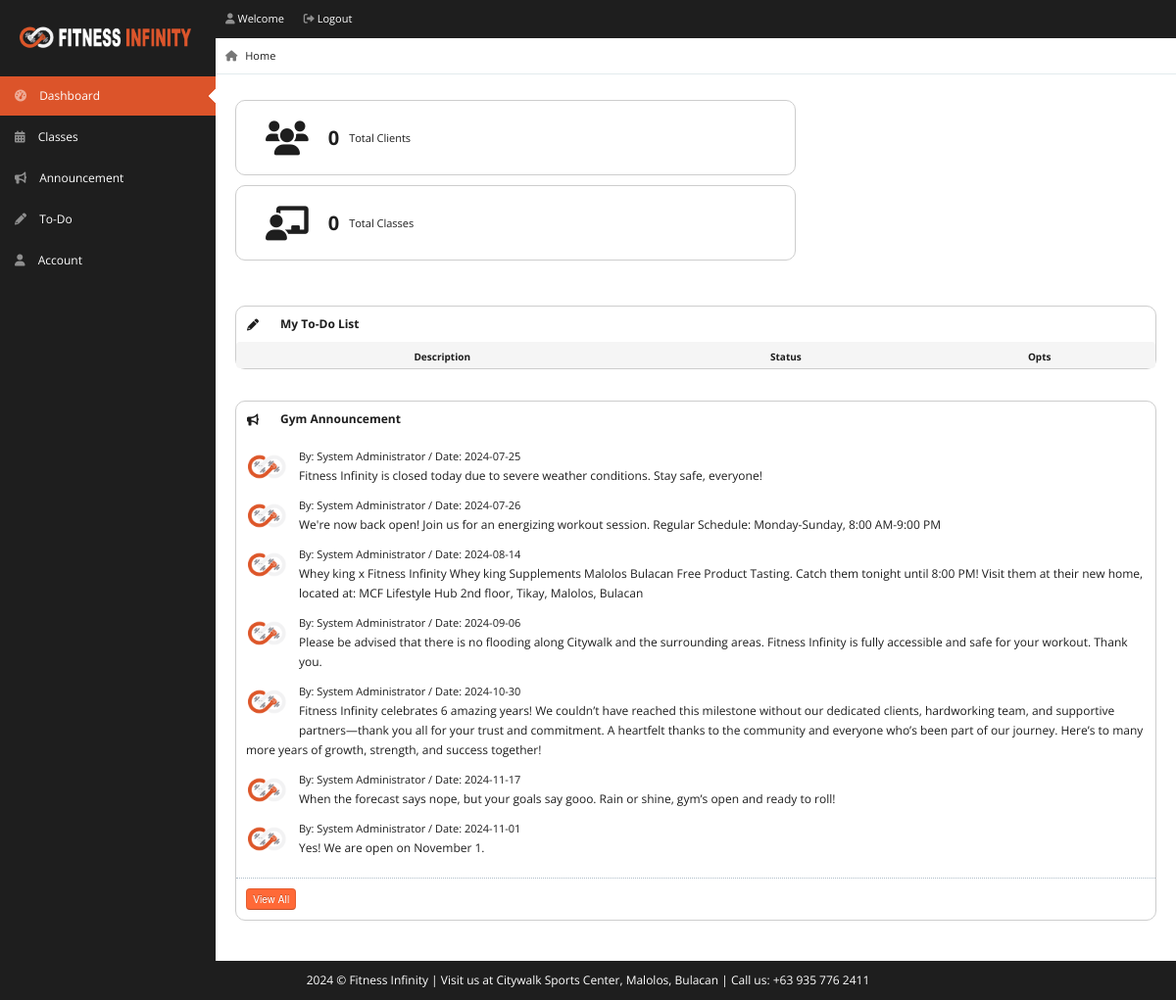
The app's page /pages/trainer/index.php (signed in) with its own data.
### tables this page shows
CREATE TABLE `announcements` (
  `id` int(11) NOT NULL,
  `message` varchar(800) NOT NULL,
  `date` date NOT NULL
);

### pages/trainer/index.php (the view, shortened to what this page needs)
<!DOCTYPE html>
<html lang="en">
<head>
    <link rel="stylesheet" href="../../css/bootstrap.min.css" />
    <link rel="stylesheet" href="../../css/bootstrap-responsive.min.css" />
    <link rel="stylesheet" href="../../css/fullcalendar.css" />
    <link rel="stylesheet" href="../../css/matrix-style.css" />
    <link rel="stylesheet" href="../../css/matrix-media.css" />
    <link rel="stylesheet" href="../../css/jquery.gritter.css" />
    <link rel="stylesheet" href="https://cdnjs.cloudflare.com/ajax/libs/font-awesome/6.0.0/css/all.min.css">
</head>
<body>
    <div id="header">
        <h1><a href="dashboard.html">Fitness Infinity</a></h1>
    </div>
    <?php $page = "dashboard";
    include 'includes/topheader.php' ?>
    <?php $page = "dashboard";
    include 'includes/sidebar.php' ?>
    <div id="content">
        <div id="content-header">
            <div id="breadcrumb"> <a href="index.php" title="You're right here" class="tip-bottom"><i
                        class="fas fa-home"></i>
                    Home</a></div>
        </div>
        <div class="container-fluid">
            <div class="quick-actions_homepage">
                <ul class="quick-actions">
                    <li class="span6 widget-box-bordered" style="border-radius: 10px;"></i> <a href="#"
                            style="font-size: 16px;"><i class="fas fa-users"></i>
                            <strong><?php include 'actions/count-clients.php'; ?></strong><small>Total
                                Clients</small>
                        </a>
                    </li>
                    <li class="span6 widget-box-bordered" style="border-radius: 10px;"></i> <a href="#"
                            style="font-size: 16px;"><i class="fas fa-chalkboard-user"></i>
                            <strong><?php include 'actions/count-classes.php'; ?></strong><small>Total Classes</small>
                        </a>
                    </li>
                </ul>
            </div>
            <div class="row-fluid">
                <div class="span12">
                    <div class="widget-box widget-box-bordered">
                        <div class="widget-title"> <span class="icon"><i class="fas fa-pencil"></i></span>
                            <h5>My To-Do List</h5>
                        </div>
                        <div class="widget-content nopadding">
                            <?php
                            echo "<table class='table table-striped table-bordered'>
              <thead>
                <tr>
                  <th>Description</th>
                  <th>Status</th>
                  <th>Opts</th>
                </tr>
              </thead>";
                            ?>
                            </table>
                        </div>
                    </div>
                </div>
            </div>
            <div class="row-fluid">
                <div class="span12">
                    <div class="widget-box widget-box-bordered">
                        <div class="widget-title"><span class="icon"><i
                                    class="fas fa-bullhorn"></i></span>
                            <h5>Gym Announcement</h5>
                        </div>
                        <div class="widget-content nopadding">
                            <ul class="recent-posts">
                                <li>
                                    <?php
                                    include "dbcon.php";
                                    $qry = "select * from announcements";
                                    $result = mysqli_query($con, $qry);
                                    while ($row = mysqli_fetch_array($result)) {
                                        echo "<div class='user-thumb'> <img width='70' height='40' alt='User' src='../../img/loco-icon.png'> </div>";
                                        echo "<div class='article-post'>";
                                        echo "<span class='user-info'> By: System Administrator / Date: " . $row['date'] . " </span>";
                                        echo "<p>" . $row['message'] . "</p>";
                                    }
                                    echo "</div>";
                                    echo "</li>";
                                    ?>
                                <li> <a href="manage-announcement.php"><button class="btn btn-primary btn-mini">View
                                            All</button></a>
                                </li>
                            </ul>
                        </div>
                    </div>
                </div>
            </div>
        </div>
    </div>
    <div class="row-fluid">
        <div id="footer" class="span12"> <?php echo date("Y"); ?> &copy; Fitness Infinity | Visit us at Citywalk Sports
            Center, Malolos, Bulacan | Call us: +63 935 776 2411</a> </div>
    </div>
</body>
</html>

### css/matrix-media.css (style rules this page uses)
body { background: #1e1e1e; }
#header { background-color: #1e1e1e; margin-top: 10px; }

### records on screen
announcements: date "2024-07-25", message "Fitness Infinity is closed today due to severe weather conditions. Stay safe, everyone!"
announcements: date "2024-07-26", message "We're now back open! Join us for an energizing workout session. Regular Schedule: Monday-Sunday, 8:00 AM-9:00 PM"
announcements: date "2024-08-14", message "Whey king x Fitness Infinity Whey king Supplements Malolos Bulacan Free Product Tasting. Catch them tonight until 8:00 PM! Visit them at their new home, located at: MCF Lifestyle Hub 2nd floor, Tikay, Malolos, Bulacan"
announcements: date "2024-09-06", message "Please be advised that there is no flooding along Citywalk and the surrounding areas. Fitness Infinity is fully accessible and safe for your workout. Thank you."
announcements: date "2024-10-30", message "Fitness Infinity celebrates 6 amazing years! We couldn’t have reached this milestone without our dedicated clients, hardworking team, and supportive partners—thank you all for your trust and commitment. A heartfelt thanks to the community and everyone who’s been part of our journey. Here’s to many more years of growth, strength, and success together!"
announcements: date "2024-11-17", message "When the forecast says nope, but your goals say gooo. Rain or shine, gym’s open and ready to roll!"
announcements: date "2024-11-01", message "Yes! We are open on November 1."

### other values on screen
$row['enrollment_count'] "0"
$query->num_rows "0"
